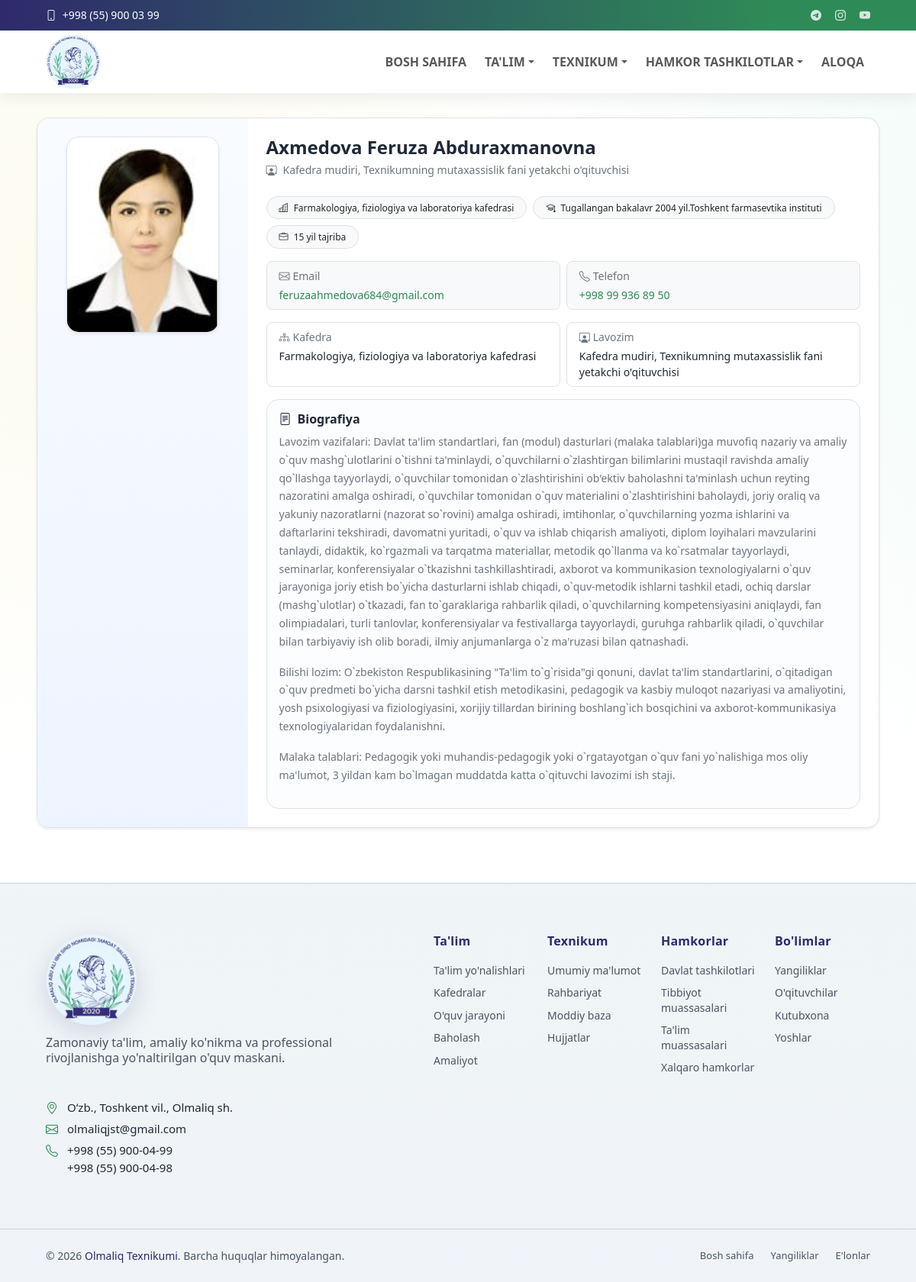
/kafedralar/kafedra-mudirlari/1/, run on the app's committed database.
### core/models.py (models this page shows, shortened)
class TopbarSettings(models.Model):
    email = models.EmailField(blank=True)
    phone = models.CharField(max_length=50, blank=True)
    telegram_url = models.URLField(blank=True)
    instagram_url = models.URLField(blank=True)
    youtube_url = models.URLField(blank=True)
    is_active = models.BooleanField(default=True)
    updated_at = models.DateTimeField(auto_now=True)
    class Meta:
        ordering = ['-updated_at', '-id']
        verbose_name = "Topbar sozlamasi"
        verbose_name_plural = "Topbar sozlamalari"

### departments/models.py (models this page shows, shortened)
class DepartmentHead(models.Model):
    first_name = models.CharField(max_length=100)
    last_name = models.CharField(max_length=100)
    middle_name = models.CharField(max_length=100, blank=True)
    position = models.CharField(max_length=200)
    scientific_degree = models.CharField(max_length=200, blank=True)
    experience_years = models.PositiveIntegerField(default=0)
    bio = models.TextField(blank=True)
    image = models.ImageField(upload_to='teachers/', blank=True, null=True)
    email = models.EmailField(blank=True)
    phone = models.CharField(max_length=30, blank=True)
    class Meta:
        ordering = ['last_name', 'first_name']
        verbose_name = "Kafedra mudiri"
        verbose_name_plural = "Kafedra mudirlari"

class Department(models.Model):
    name = models.CharField(max_length=200)
    slug = models.SlugField(unique=True)
    description = models.TextField()
    head = models.OneToOneField(
        DepartmentHead,
        on_delete=models.PROTECT,
        related_name='department',
    )
    image = models.ImageField(upload_to='departments/', blank=True, null=True)
    created_at = models.DateTimeField(auto_now_add=True)
    class Meta:
        ordering = ['name']
        verbose_name = "Kafedra"
        verbose_name_plural = "Kafedralar"

### departments/views.py (the view)
# urls.py: path('kafedra-mudirlari/<int:pk>/', views.department_head_detail, name='department_head_detail'),
def department_head_detail(request, pk):
    head = get_object_or_404(DepartmentHead, pk=pk)
    return render(request, 'departments/department_head_detail.html', {'head': head})

### core/context_processors.py (called while the page is built)
def menu_context(request):
    menu_items = (
        Menu.objects.filter(parent__isnull=True, is_active=True)
        .prefetch_related('children')
        .order_by('order', 'id')
    )
    topbar = TopbarSettings.objects.filter(is_active=True).first()
    return {
        'menu_items': menu_items,
        'topbar_settings': topbar,
    }

### departments/templates/departments/department_head_detail.html (shortened to what this page needs)
{% extends 'base.html' %}
{% load static %}
{% block content %}
<section class="py-3">
    <div class="rounded-4 overflow-hidden border shadow-sm bg-white">
        <div class="row g-0">
            <div
                class="col-12 col-md-4 col-lg-3 p-3 p-md-4 text-center"
                style="background: linear-gradient(180deg, #f8fbff 0%, #eef4ff 100%);"
            >
                {% if head.image %}
                    <img
                        src="{{ head.image.url }}"
                        alt="{{ head.last_name }} {{ head.first_name }}"
                        class="img-fluid rounded-4 shadow-sm border"
                        style="width: 100%; max-width: 200px; height: auto;"
                        onerror="this.onerror=null;this.src='{% static 'images/user_icon_640.png' %}';"
                    >
                {% endif %}
            </div>
            <div class="col-12 col-md-8 col-lg-9 p-3 p-md-4">
                <div class="mb-4">
                    <h1 class="h4 fw-bold mb-1">
                        {{ head.last_name }} {{ head.first_name }} {{ head.middle_name }}
                    </h1>
                    <p class="text-secondary mb-0 small d-flex align-items-center gap-2">
                        <i class="bi bi-person-workspace"></i>
                        <span>{{ head.position }}</span>
                    </p>
                </div>
                <div class="mb-3">
                    <div class="d-flex flex-wrap gap-2 mb-2">
                        {% if head.department %}
                            <a
                                href="{% url 'departments:department_detail' head.department.slug %}"
                                class="badge rounded-pill text-bg-light border text-dark fw-normal px-3 py-2 text-decoration-none"
                            >
                                <i class="bi bi-buildings me-1"></i>
                                {{ head.department.name }}
                            </a>
                        {% endif %}
                        {% if head.scientific_degree %}
                            <span class="badge rounded-pill text-bg-light border text-dark fw-normal px-3 py-2">
                                <i class="bi bi-mortarboard me-1"></i>
                                {{ head.scientific_degree }}
                            </span>
                        {% endif %}
                        <span class="badge rounded-pill text-bg-light border text-dark fw-normal px-3 py-2">
                            <i class="bi bi-briefcase me-1"></i>
                            {{ head.experience_years }} yil tajriba
                        </span>
                    </div>
                </div>
                <div class="row g-2 mb-3">
                    {% if head.email %}
                        <div class="col-12 col-sm-6">
                            <div class="rounded-3 border bg-light px-3 py-2 h-100 small">
                                <div class="text-secondary mb-1">
                                    <i class="bi bi-envelope me-1"></i>Email
                                </div>
                                <a href="mailto:{{ head.email }}" class="text-decoration-none fw-medium">
                                    {{ head.email }}
                                </a>
                            </div>
                        </div>
                    {% endif %}
                    {% if head.phone %}
                        <div class="col-12 col-sm-6">
                            <div class="rounded-3 border bg-light px-3 py-2 h-100 small">
                                <div class="text-secondary mb-1">
                                    <i class="bi bi-telephone me-1"></i>Telefon
                                </div>
                                <a href="tel:{{ head.phone }}" class="text-decoration-none fw-medium">
                                    {{ head.phone }}
                                </a>
                            </div>
                        </div>
                    {% endif %}
                </div>
                <div class="row g-2 mb-3">
                    {% if head.department %}
                        <div class="col-12 col-sm-6">
                            <div class="rounded-3 border px-3 py-2 h-100 small">
                                <div class="text-secondary mb-1">
                                    <i class="bi bi-diagram-3 me-1"></i>Kafedra
                                </div>
                                <div class="fw-medium">{{ head.department.name }}</div>
                            </div>
                        </div>
                    {% endif %}
                    <div class="col-12 col-sm-6">
                        <div class="rounded-3 border px-3 py-2 h-100 small">
                            <div class="text-secondary mb-1">
                                <i class="bi bi-person-workspace me-1"></i>Lavozim
                            </div>
                            <div class="fw-medium">{{ head.position }}</div>
                        </div>
                    </div>
                </div>
                <div class="rounded-4 p-3 border" style="background: #fcfdff;">
                    <h2 class="h6 fw-bold mb-2 d-flex align-items-center gap-2">
                        <i class="bi bi-file-text"></i>
                        <span>Biografiya</span>
                    </h2>
                    <div class="small text-secondary" style="line-height: 1.7;">
                        {{ head.bio|linebreaks }}
                    </div>
                </div>
            </div>
        </div>
    </div>
</section>
{% endblock %}

### templates/includes/header.html (shortened to what this page needs)
{% load static %}
<header id="header" class="header fixed-top">
    <div class="topbar d-flex align-items-center">
        <div class="container d-flex justify-content-center justify-content-md-between">
           <div class="contact-info d-flex align-items-center gap-3">
                <div class="d-flex align-items-center">
                    <a href="tel:{{ topbar_settings.phone }}" class="link-underline link-underline-opacity-0 lh-1">
                        <i class="bi bi-phone me-1"></i>
                    <span>{{ topbar_settings.phone }}</span>
                    </a>
                </div>
            </div>
            <div class="social-links d-flex align-items-center">
                <a href="{{ topbar_settings.telegram_url }}" target="_blank" rel="noopener" aria-label="Telegram"><i class="bi bi-telegram"></i></a>
                <a href="{{ topbar_settings.instagram_url }}" target="_blank" rel="noopener" aria-label="Instagram"><i class="bi bi-instagram"></i></a>
                <a href="{{ topbar_settings.youtube_url }}" target="_blank" rel="noopener" aria-label="YouTube"><i class="bi bi-youtube"></i></a>
            </div>
        </div>
    </div>
    <div class="branding d-flex align-items-center">
        <nav class="navbar navbar-expand-lg  py-0 w-100">
            <div class="container position-relative d-flex align-items-center justify-content-between">
                <a class="navbar-brand brand d-flex align-items-center gap-2" href="{% url 'core:home' %}">
                    <img class="brand-logo" src="{% static 'images/logo.png' %}" alt="Olmaliq texnikumi logosi">
                </a>
                <div class="collapse navbar-collapse" id="mainNavbar">
                    {% with ns=request.resolver_match.namespace name=request.resolver_match.url_name %}
                    <ul class="navbar-nav ms-auto mb-2 mb-lg-0 align-items-lg-center gap-lg-2">
                        <li class="nav-item">
                            <a class="nav-link {% if ns == 'core' and name == 'home' %}active{% endif %}" href="{% url 'core:home' %}" {% if ns == 'core' and name == 'home' %}aria-current="page"{% endif %}>Bosh sahifa</a>
                        </li>
                        <li class="nav-item dropdown">
                            <a class="nav-link dropdown-toggle " href="#" role="button" data-bs-toggle="dropdown" aria-expanded="false" >Ta'lim</a>
                        </li>
                        <li class="nav-item dropdown">
                            <a class="nav-link dropdown-toggle " href="#" role="button" data-bs-toggle="dropdown" aria-expanded="false" >Texnikum</a>
                        </li>
                        <li class="nav-item dropdown">
                            <a class="nav-link dropdown-toggle " href="#" role="button" data-bs-toggle="dropdown" aria-expanded="false" >Hamkor tashkilotlar</a>
                        </li>
                        <li class="nav-item">
                            <a class="nav-link {% if ns == 'contact' %}active{% endif %}" href="{% url 'contact:contact' %}" {% if ns == 'contact' %}aria-current="page"{% endif %}>Aloqa</a>
                        </li>
                    </ul>
                    {% endwith %}
                </div>
            </div>
        </nav>
    </div>
</header>

### static/css/style.css (style rules this page uses)
* { box-sizing: border-box; }
body { margin: 0; font-family: "Segoe UI", Tahoma, sans-serif; background-color: #ffffff; background-image: radial-gradient(1100px circle at 8% 16%, rgba(246, 238, 181, 0.22), transparent 62%), radial-gradient(1250px circle at 92% 12%, rgba(178, 231, 212, 0.2), transparent 64%), radial-gradient(980px circle at 84% 88%, rgba(205, 233, 245, 0.16), transparent 66%), linear-gradient(180deg, #ffffff 0%, #ffffff 100%); background-repeat: no-repeat; background-size: 128% 128%, 132% 132%, 126% 126%, 100% 100%; animation: siteBgFloat 50s ease-in-out infinite alternate; color: var(--text); padding-top: 108px; overflow-x: clip; }
a { color: var(--header-accent); }
html { overflow-x: clip; }
.container { width: min(1120px, 92%); margin: 0 auto; }
@media (min-width: 1200px) { .container { width: min(1320px, 92%); } }
.header { transition: all 0.5s; z-index: 1100 !important; background-color: #ffffff; box-shadow: 0 6px 18px rgba(31, 41, 55, 0.08); }
.header .topbar { background: var(--brand-gradient); font-size: 14px; transition: all 0.5s; height: 40px; overflow: hidden; border: 0 !important; border-bottom: 0 !important; box-shadow: none !important; margin-bottom: 0 !important; }
.header .topbar .container { min-height: 40px; }
.header .topbar .contact-info i { font-style: normal; color: #ffffff; }
.header .topbar .contact-info i a, .header .topbar .contact-info i, .header .topbar .contact-info span { color: #ffffff; text-decoration: none; line-height: 1; }
.header .topbar .social-links a { color: rgba(255, 255, 255, 0.8); line-height: 0; transition: all 0.3s ease; margin-left: 18px; font-size: 14px; }
.header .branding { min-height: 68px; transition: all 0.4s ease; border: 0 !important; border-top: 0 !important; margin-top: 0 !important; position: relative; z-index: 1101; }
.header .topbar + .branding { margin-top: 0 !important; border-top: 0 !important; }
.brand { color: var(--nav-text); text-decoration: none; font-weight: 700; }
.brand-logo { height: 72px; width: auto; display: block; }
.navbar .nav-item > a { text-transform: uppercase; font-weight: 600; }
.navbar .nav-link { position: relative; transition: color 0.22s ease; }
.navbar .nav-link::before { content: ""; position: absolute; left: 0.5rem; right: 0.5rem; bottom: 0.2rem; height: 2px; background: var(--header-accent); transform: scaleX(0); transform-origin: center; transition: transform 0.22s ease; }

### data on the page
TopbarSettings: phone "+998 (55) 900 03 99"
DepartmentHead: image (picture), last_name "Axmedova", first_name "Feruza", middle_name "Abduraxmanovna", position "Kafedra mudiri, Texnikumning mutaxassislik fani yetakchi o'qituvchisi", department.name "Farmakologiya, fiziologiya va laboratoriya kafedrasi", scientific_degree "Tugallangan bakalavr 2004 yil.Toshkent farmasevtika instituti", experience_years "15", email "feruzaahmedova684@gmail.com", phone "+998 99 936 89 50", bio "Lavozim vazifalari: Davlat ta'lim standartlari, fan (modul) dasturlari (malaka talablari)ga muvofiq nazariy va amaliy o`quv mashg`ulotlarini o`tishni ta'minlaydi, o`quvchilarni o`zlashtirgan bilimlarini mustaqil ravishda amaliy qo`llashga tayyorlaydi, o`quvchilar tomonidan o`zlashtirishini ob'ektiv baholashni ta'minlash uchun reyting nazoratini amalga oshiradi, o`quvchilar tomonidan o`quv materialini o`zlashtirishini baholaydi, joriy oraliq va yakuniy nazoratlarni (nazorat so`rovini) amalga oshiradi, imtihonlar, o`quvchilarning yozma ishlarini va daftarlarini tekshiradi, davomatni yuritadi, o`quv va ishlab chiqarish amaliyoti, diplom loyihalari mavzularini tanlaydi, didaktik, ko`rgazmali va…"
